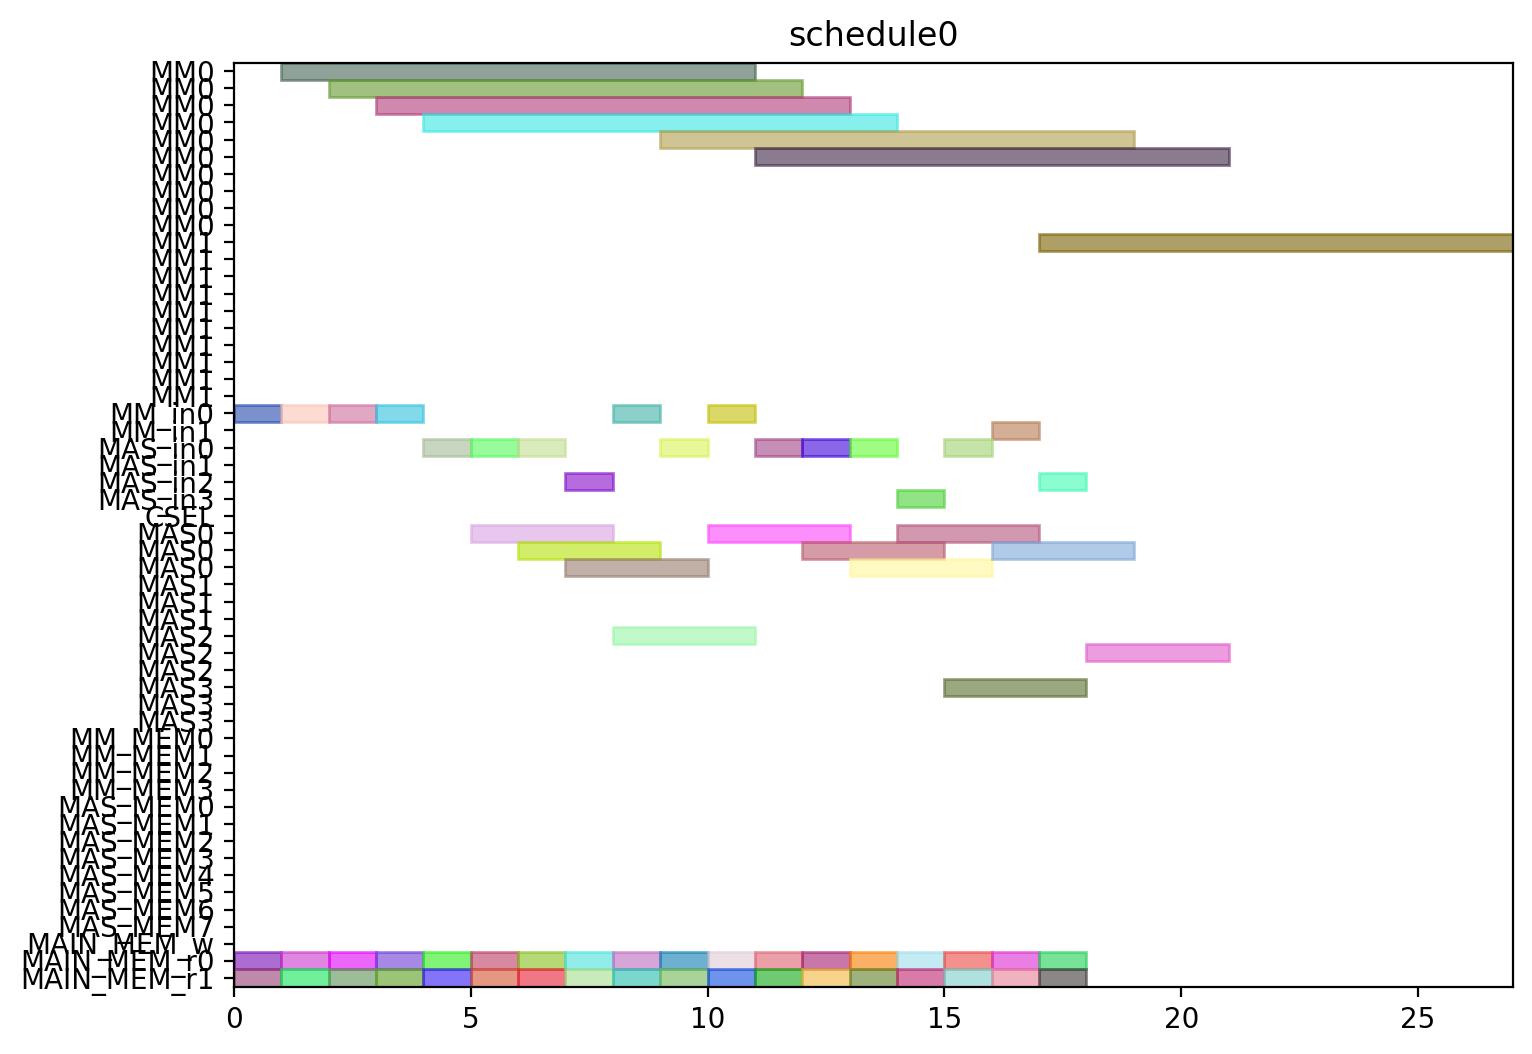

This chart was generated by the following Python code:
from pyschedule import Scenario, solvers, plotters, alt


def solve():
	horizon = 120
	S = Scenario("schedule0", horizon=horizon)

	# resource
	MM = S.Resources('MM', num=2, size=10)
	MM_in = S.Resources('MM_in', num=2)
	MAS_in = S.Resources('MAS_in', num=4)
	CSEL = S.Resource('CSEL')
	MAS = S.Resources('MAS', num=4, size=3, periods=range(1, horizon))
	MM_MEM = S.Resources('MM_MEM', num=4)
	MAS_MEM = S.Resources('MAS_MEM', num=8)
	MAIN_MEM_w = S.Resource('MAIN_MEM_w', size=1)
	MAIN_MEM_r = S.Resources('MAIN_MEM_r', num=2)

	# result of previous scheduling

	# new tasks
	t0_t0 = S.Task('t0_t0', length=3, delay_cost=1)
	t0_t0 += alt(MAS)
	t0_t0_in = S.Task('t0_t0_in', length=1, delay_cost=1)
	t0_t0_in += alt(MAS_in)
	S += t0_t0_in*MAS_in[0]<=t0_t0*MAS[0]

	S += t0_t0_in*MAS_in[1]<=t0_t0*MAS[1]

	S += t0_t0_in*MAS_in[2]<=t0_t0*MAS[2]

	S += t0_t0_in*MAS_in[3]<=t0_t0*MAS[3]

	t0_t0_mem0 = S.Task('t0_t0_mem0', length=1, delay_cost=1)
	t0_t0_mem0 += MAIN_MEM_r[0]
	S += t0_t0_mem0 <= t0_t0

	t0_t0_mem1 = S.Task('t0_t0_mem1', length=1, delay_cost=1)
	t0_t0_mem1 += MAIN_MEM_r[1]
	S += t0_t0_mem1 <= t0_t0

	t0_t1 = S.Task('t0_t1', length=3, delay_cost=1)
	t0_t1 += alt(MAS)
	t0_t1_in = S.Task('t0_t1_in', length=1, delay_cost=1)
	t0_t1_in += alt(MAS_in)
	S += t0_t1_in*MAS_in[0]<=t0_t1*MAS[0]

	S += t0_t1_in*MAS_in[1]<=t0_t1*MAS[1]

	S += t0_t1_in*MAS_in[2]<=t0_t1*MAS[2]

	S += t0_t1_in*MAS_in[3]<=t0_t1*MAS[3]

	t0_t1_mem0 = S.Task('t0_t1_mem0', length=1, delay_cost=1)
	t0_t1_mem0 += MAIN_MEM_r[0]
	S += t0_t1_mem0 <= t0_t1

	t0_t1_mem1 = S.Task('t0_t1_mem1', length=1, delay_cost=1)
	t0_t1_mem1 += MAIN_MEM_r[1]
	S += t0_t1_mem1 <= t0_t1

	t0_t3 = S.Task('t0_t3', length=10, delay_cost=1)
	t0_t3 += alt(MM)
	t0_t3_in = S.Task('t0_t3_in', length=1, delay_cost=1)
	t0_t3_in += alt(MM_in)
	S += t0_t3_in*MM_in[0]<=t0_t3*MM[0]
	S += t0_t3_in*MM_in[1]<=t0_t3*MM[1]
	t0_t3_mem0 = S.Task('t0_t3_mem0', length=1, delay_cost=1)
	t0_t3_mem0 += MAIN_MEM_r[0]
	S += t0_t3_mem0 <= t0_t3

	t0_t3_mem1 = S.Task('t0_t3_mem1', length=1, delay_cost=1)
	t0_t3_mem1 += MAIN_MEM_r[1]
	S += t0_t3_mem1 <= t0_t3

	t1_t0 = S.Task('t1_t0', length=3, delay_cost=1)
	t1_t0 += alt(MAS)
	t1_t0_in = S.Task('t1_t0_in', length=1, delay_cost=1)
	t1_t0_in += alt(MAS_in)
	S += t1_t0_in*MAS_in[0]<=t1_t0*MAS[0]

	S += t1_t0_in*MAS_in[1]<=t1_t0*MAS[1]

	S += t1_t0_in*MAS_in[2]<=t1_t0*MAS[2]

	S += t1_t0_in*MAS_in[3]<=t1_t0*MAS[3]

	t1_t0_mem0 = S.Task('t1_t0_mem0', length=1, delay_cost=1)
	t1_t0_mem0 += MAIN_MEM_r[0]
	S += t1_t0_mem0 <= t1_t0

	t1_t0_mem1 = S.Task('t1_t0_mem1', length=1, delay_cost=1)
	t1_t0_mem1 += MAIN_MEM_r[1]
	S += t1_t0_mem1 <= t1_t0

	t1_t1 = S.Task('t1_t1', length=3, delay_cost=1)
	t1_t1 += alt(MAS)
	t1_t1_in = S.Task('t1_t1_in', length=1, delay_cost=1)
	t1_t1_in += alt(MAS_in)
	S += t1_t1_in*MAS_in[0]<=t1_t1*MAS[0]

	S += t1_t1_in*MAS_in[1]<=t1_t1*MAS[1]

	S += t1_t1_in*MAS_in[2]<=t1_t1*MAS[2]

	S += t1_t1_in*MAS_in[3]<=t1_t1*MAS[3]

	t1_t1_mem0 = S.Task('t1_t1_mem0', length=1, delay_cost=1)
	t1_t1_mem0 += MAIN_MEM_r[0]
	S += t1_t1_mem0 <= t1_t1

	t1_t1_mem1 = S.Task('t1_t1_mem1', length=1, delay_cost=1)
	t1_t1_mem1 += MAIN_MEM_r[1]
	S += t1_t1_mem1 <= t1_t1

	t1_t3 = S.Task('t1_t3', length=10, delay_cost=1)
	t1_t3 += alt(MM)
	t1_t3_in = S.Task('t1_t3_in', length=1, delay_cost=1)
	t1_t3_in += alt(MM_in)
	S += t1_t3_in*MM_in[0]<=t1_t3*MM[0]
	S += t1_t3_in*MM_in[1]<=t1_t3*MM[1]
	t1_t3_mem0 = S.Task('t1_t3_mem0', length=1, delay_cost=1)
	t1_t3_mem0 += MAIN_MEM_r[0]
	S += t1_t3_mem0 <= t1_t3

	t1_t3_mem1 = S.Task('t1_t3_mem1', length=1, delay_cost=1)
	t1_t3_mem1 += MAIN_MEM_r[1]
	S += t1_t3_mem1 <= t1_t3

	t2_t2 = S.Task('t2_t2', length=3, delay_cost=1)
	t2_t2 += alt(MAS)
	t2_t2_in = S.Task('t2_t2_in', length=1, delay_cost=1)
	t2_t2_in += alt(MAS_in)
	S += t2_t2_in*MAS_in[0]<=t2_t2*MAS[0]

	S += t2_t2_in*MAS_in[1]<=t2_t2*MAS[1]

	S += t2_t2_in*MAS_in[2]<=t2_t2*MAS[2]

	S += t2_t2_in*MAS_in[3]<=t2_t2*MAS[3]

	t2_t2_mem0 = S.Task('t2_t2_mem0', length=1, delay_cost=1)
	t2_t2_mem0 += MAIN_MEM_r[0]
	S += t2_t2_mem0 <= t2_t2

	t2_t2_mem1 = S.Task('t2_t2_mem1', length=1, delay_cost=1)
	t2_t2_mem1 += MAIN_MEM_r[1]
	S += t2_t2_mem1 <= t2_t2

	t5_t0 = S.Task('t5_t0', length=10, delay_cost=1)
	t5_t0 += alt(MM)
	t5_t0_in = S.Task('t5_t0_in', length=1, delay_cost=1)
	t5_t0_in += alt(MM_in)
	S += t5_t0_in*MM_in[0]<=t5_t0*MM[0]
	S += t5_t0_in*MM_in[1]<=t5_t0*MM[1]
	t5_t0_mem0 = S.Task('t5_t0_mem0', length=1, delay_cost=1)
	t5_t0_mem0 += MAIN_MEM_r[0]
	S += t5_t0_mem0 <= t5_t0

	t5_t0_mem1 = S.Task('t5_t0_mem1', length=1, delay_cost=1)
	t5_t0_mem1 += MAIN_MEM_r[1]
	S += t5_t0_mem1 <= t5_t0

	t5_t1 = S.Task('t5_t1', length=10, delay_cost=1)
	t5_t1 += alt(MM)
	t5_t1_in = S.Task('t5_t1_in', length=1, delay_cost=1)
	t5_t1_in += alt(MM_in)
	S += t5_t1_in*MM_in[0]<=t5_t1*MM[0]
	S += t5_t1_in*MM_in[1]<=t5_t1*MM[1]
	t5_t1_mem0 = S.Task('t5_t1_mem0', length=1, delay_cost=1)
	t5_t1_mem0 += MAIN_MEM_r[0]
	S += t5_t1_mem0 <= t5_t1

	t5_t1_mem1 = S.Task('t5_t1_mem1', length=1, delay_cost=1)
	t5_t1_mem1 += MAIN_MEM_r[1]
	S += t5_t1_mem1 <= t5_t1

	t5_t2 = S.Task('t5_t2', length=3, delay_cost=1)
	t5_t2 += alt(MAS)
	t5_t2_in = S.Task('t5_t2_in', length=1, delay_cost=1)
	t5_t2_in += alt(MAS_in)
	S += t5_t2_in*MAS_in[0]<=t5_t2*MAS[0]

	S += t5_t2_in*MAS_in[1]<=t5_t2*MAS[1]

	S += t5_t2_in*MAS_in[2]<=t5_t2*MAS[2]

	S += t5_t2_in*MAS_in[3]<=t5_t2*MAS[3]

	t5_t2_mem0 = S.Task('t5_t2_mem0', length=1, delay_cost=1)
	t5_t2_mem0 += MAIN_MEM_r[0]
	S += t5_t2_mem0 <= t5_t2

	t5_t2_mem1 = S.Task('t5_t2_mem1', length=1, delay_cost=1)
	t5_t2_mem1 += MAIN_MEM_r[1]
	S += t5_t2_mem1 <= t5_t2

	t5_t3 = S.Task('t5_t3', length=3, delay_cost=1)
	t5_t3 += alt(MAS)
	t5_t3_in = S.Task('t5_t3_in', length=1, delay_cost=1)
	t5_t3_in += alt(MAS_in)
	S += t5_t3_in*MAS_in[0]<=t5_t3*MAS[0]

	S += t5_t3_in*MAS_in[1]<=t5_t3*MAS[1]

	S += t5_t3_in*MAS_in[2]<=t5_t3*MAS[2]

	S += t5_t3_in*MAS_in[3]<=t5_t3*MAS[3]

	t5_t3_mem0 = S.Task('t5_t3_mem0', length=1, delay_cost=1)
	t5_t3_mem0 += MAIN_MEM_r[0]
	S += t5_t3_mem0 <= t5_t3

	t5_t3_mem1 = S.Task('t5_t3_mem1', length=1, delay_cost=1)
	t5_t3_mem1 += MAIN_MEM_r[1]
	S += t5_t3_mem1 <= t5_t3

	t7_t0 = S.Task('t7_t0', length=3, delay_cost=1)
	t7_t0 += alt(MAS)
	t7_t0_in = S.Task('t7_t0_in', length=1, delay_cost=1)
	t7_t0_in += alt(MAS_in)
	S += t7_t0_in*MAS_in[0]<=t7_t0*MAS[0]

	S += t7_t0_in*MAS_in[1]<=t7_t0*MAS[1]

	S += t7_t0_in*MAS_in[2]<=t7_t0*MAS[2]

	S += t7_t0_in*MAS_in[3]<=t7_t0*MAS[3]

	t7_t0_mem0 = S.Task('t7_t0_mem0', length=1, delay_cost=1)
	t7_t0_mem0 += MAIN_MEM_r[0]
	S += t7_t0_mem0 <= t7_t0

	t7_t0_mem1 = S.Task('t7_t0_mem1', length=1, delay_cost=1)
	t7_t0_mem1 += MAIN_MEM_r[1]
	S += t7_t0_mem1 <= t7_t0

	t7_t1 = S.Task('t7_t1', length=3, delay_cost=1)
	t7_t1 += alt(MAS)
	t7_t1_in = S.Task('t7_t1_in', length=1, delay_cost=1)
	t7_t1_in += alt(MAS_in)
	S += t7_t1_in*MAS_in[0]<=t7_t1*MAS[0]

	S += t7_t1_in*MAS_in[1]<=t7_t1*MAS[1]

	S += t7_t1_in*MAS_in[2]<=t7_t1*MAS[2]

	S += t7_t1_in*MAS_in[3]<=t7_t1*MAS[3]

	t7_t1_mem0 = S.Task('t7_t1_mem0', length=1, delay_cost=1)
	t7_t1_mem0 += MAIN_MEM_r[0]
	S += t7_t1_mem0 <= t7_t1

	t7_t1_mem1 = S.Task('t7_t1_mem1', length=1, delay_cost=1)
	t7_t1_mem1 += MAIN_MEM_r[1]
	S += t7_t1_mem1 <= t7_t1

	t7_t3 = S.Task('t7_t3', length=10, delay_cost=1)
	t7_t3 += alt(MM)
	t7_t3_in = S.Task('t7_t3_in', length=1, delay_cost=1)
	t7_t3_in += alt(MM_in)
	S += t7_t3_in*MM_in[0]<=t7_t3*MM[0]
	S += t7_t3_in*MM_in[1]<=t7_t3*MM[1]
	t7_t3_mem0 = S.Task('t7_t3_mem0', length=1, delay_cost=1)
	t7_t3_mem0 += MAIN_MEM_r[0]
	S += t7_t3_mem0 <= t7_t3

	t7_t3_mem1 = S.Task('t7_t3_mem1', length=1, delay_cost=1)
	t7_t3_mem1 += MAIN_MEM_r[1]
	S += t7_t3_mem1 <= t7_t3

	t10_t0 = S.Task('t10_t0', length=10, delay_cost=1)
	t10_t0 += alt(MM)
	t10_t0_in = S.Task('t10_t0_in', length=1, delay_cost=1)
	t10_t0_in += alt(MM_in)
	S += t10_t0_in*MM_in[0]<=t10_t0*MM[0]
	S += t10_t0_in*MM_in[1]<=t10_t0*MM[1]
	t10_t0_mem0 = S.Task('t10_t0_mem0', length=1, delay_cost=1)
	t10_t0_mem0 += MAIN_MEM_r[0]
	S += t10_t0_mem0 <= t10_t0

	t10_t0_mem1 = S.Task('t10_t0_mem1', length=1, delay_cost=1)
	t10_t0_mem1 += MAIN_MEM_r[1]
	S += t10_t0_mem1 <= t10_t0

	t10_t1 = S.Task('t10_t1', length=10, delay_cost=1)
	t10_t1 += alt(MM)
	t10_t1_in = S.Task('t10_t1_in', length=1, delay_cost=1)
	t10_t1_in += alt(MM_in)
	S += t10_t1_in*MM_in[0]<=t10_t1*MM[0]
	S += t10_t1_in*MM_in[1]<=t10_t1*MM[1]
	t10_t1_mem0 = S.Task('t10_t1_mem0', length=1, delay_cost=1)
	t10_t1_mem0 += MAIN_MEM_r[0]
	S += t10_t1_mem0 <= t10_t1

	t10_t1_mem1 = S.Task('t10_t1_mem1', length=1, delay_cost=1)
	t10_t1_mem1 += MAIN_MEM_r[1]
	S += t10_t1_mem1 <= t10_t1

	t10_t2 = S.Task('t10_t2', length=3, delay_cost=1)
	t10_t2 += alt(MAS)
	t10_t2_in = S.Task('t10_t2_in', length=1, delay_cost=1)
	t10_t2_in += alt(MAS_in)
	S += t10_t2_in*MAS_in[0]<=t10_t2*MAS[0]

	S += t10_t2_in*MAS_in[1]<=t10_t2*MAS[1]

	S += t10_t2_in*MAS_in[2]<=t10_t2*MAS[2]

	S += t10_t2_in*MAS_in[3]<=t10_t2*MAS[3]

	t10_t2_mem0 = S.Task('t10_t2_mem0', length=1, delay_cost=1)
	t10_t2_mem0 += MAIN_MEM_r[0]
	S += t10_t2_mem0 <= t10_t2

	t10_t2_mem1 = S.Task('t10_t2_mem1', length=1, delay_cost=1)
	t10_t2_mem1 += MAIN_MEM_r[1]
	S += t10_t2_mem1 <= t10_t2

	t10_t3 = S.Task('t10_t3', length=3, delay_cost=1)
	t10_t3 += alt(MAS)
	t10_t3_in = S.Task('t10_t3_in', length=1, delay_cost=1)
	t10_t3_in += alt(MAS_in)
	S += t10_t3_in*MAS_in[0]<=t10_t3*MAS[0]

	S += t10_t3_in*MAS_in[1]<=t10_t3*MAS[1]

	S += t10_t3_in*MAS_in[2]<=t10_t3*MAS[2]

	S += t10_t3_in*MAS_in[3]<=t10_t3*MAS[3]

	t10_t3_mem0 = S.Task('t10_t3_mem0', length=1, delay_cost=1)
	t10_t3_mem0 += MAIN_MEM_r[0]
	S += t10_t3_mem0 <= t10_t3

	t10_t3_mem1 = S.Task('t10_t3_mem1', length=1, delay_cost=1)
	t10_t3_mem1 += MAIN_MEM_r[1]
	S += t10_t3_mem1 <= t10_t3

	solvers.mip.solve(S,msg=1,kind='CPLEX',ratio_gap=1.01)

	solution = [['hoge']*len(S.solution()[1]) for i in range(len(S.solution()))]
	for i in range(len(S.solution())):
		for j in range(len(S.solution()[i])):
			solution[i][j]=str(S.solution()[i][j])
	print(solution)

	cycles = int(solution[-1][3])

	pic_file_name = "/mnt/rose/usr1/fukuda/ABE/multiRAM_multiMAS_16mux/scheduling_result/stage10MM2_stage3MAS4/EP2_DBL_w_EVAL/schedule0.png"
	if(S.solution() != []):
		plotters.matplotlib.plot(S,img_filename=pic_file_name, show_task_labels=False, fig_size=(cycles*0.25+3, 6))

	return solution
